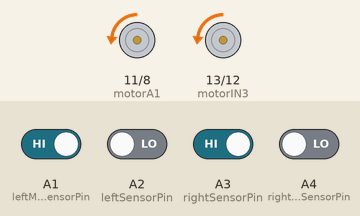
The sketch below on a simulated Arduino Uno, built with avr-gcc and run on an emulated ATmega328P. On the bench: motor-driver pin pairs drawn as motors (green arrow = first pin HIGH = forward, orange = second pin HIGH = backward, longer = more drive, scaled by the enable pin). The test bench sets the inputs (shaded band); at power-on: A1 (leftMostSensorPin), A3 (rightSensorPin) HIGH, A2 (leftSensorPin), A4 (rightMostSensorPin) LOW.

Above: at 1.2 s.
1.3 s: A2 (leftSensorPin) driven HIGH
At 2.4 s:
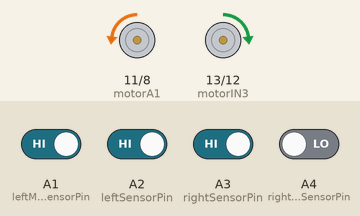
2.8 s: A2 (leftSensorPin) driven LOW
At 3.5 s:
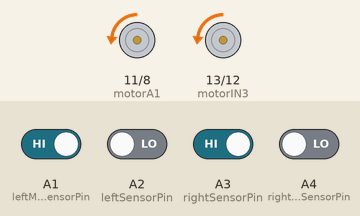
4.3 s: A4 (rightMostSensorPin) driven HIGH
At 4.7 s:
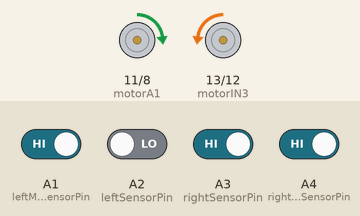
5.8 s: A4 (rightMostSensorPin) driven LOW
At 7.0 s:
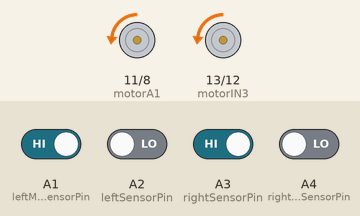
Timing chart, 0 to 8.3 s (numbered marks = the images above; inputs shaded):
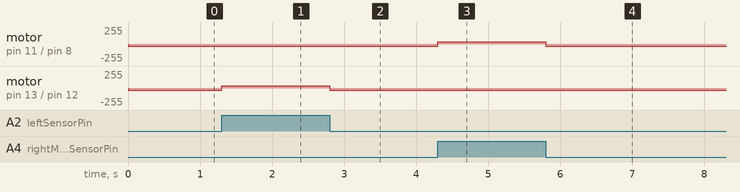

Measured:
- after the input at 1.3 s, motor on pin 13 (motorIN3) / pin 12 (motorIN4): backward 35/255 → forward 35/255 at once
- after the input at 2.8 s, motor on pin 13 (motorIN3) / pin 12 (motorIN4): forward 35/255 → backward 35/255 at once
- after the input at 4.3 s, motor on pin 11 (motorA1) / pin 8 (motorA2): backward 35/255 → forward 35/255 at once
- after the input at 5.8 s, motor on pin 11 (motorA1) / pin 8 (motorA2): forward 35/255 → backward 35/255 at once

The sketch:

ArduinoSelfDrivingCarCode20240730-1.ino
```cpp
const int leftMostSensorPin = A1;
const int leftSensorPin = A2;
const int rightSensorPin = A3;
const int rightMostSensorPin = A4;
const int V = 35;
const int speedNormal = V;
const int speedTurn = V;
const int motorENA = 9;
const int motorA1 = 11;
const int motorA2 = 8;
const int motorIN3 = 13;
const int motorIN4 = 12;
const int motorENB = 10;

void setup() {
  pinMode(leftMostSensorPin, INPUT);
  pinMode(leftSensorPin, INPUT);
  pinMode(rightSensorPin, INPUT);
  pinMode(rightMostSensorPin, INPUT);
  pinMode(motorENA, OUTPUT);
  pinMode(motorA1, OUTPUT);
  pinMode(motorA2, OUTPUT);
  pinMode(motorIN3, OUTPUT);
  pinMode(motorIN4, OUTPUT);
  pinMode(motorENB, OUTPUT);
  analogWrite(motorENA, speedNormal);
  analogWrite(motorENB, speedNormal);
}

void loop() {
  int leftMostSensorValue = digitalRead(leftMostSensorPin);
  int leftSensorValue = digitalRead(leftSensorPin);
  int rightSensorValue = digitalRead(rightSensorPin);
  int rightMostSensorValue = digitalRead(rightMostSensorPin);

  if ((leftMostSensorValue == 0 || leftSensorValue == 0) && (rightSensorValue != 0 && rightMostSensorValue != 0)) {
    turnRight();
  } else if ((rightSensorValue == 0 || rightMostSensorValue == 0) && (leftMostSensorValue != 0 && leftSensorValue != 0)) {
    turnLeft();
  } else {
    goStraight();
  }
}

void goStraight() {
  analogWrite(motorENA, speedNormal);
  analogWrite(motorENB, speedNormal);
  digitalWrite(motorA1, LOW);
  digitalWrite(motorA2, HIGH);
  digitalWrite(motorIN3, LOW);
  digitalWrite(motorIN4, HIGH);
}

void turnLeft() {
  analogWrite(motorENA, speedTurn);
  analogWrite(motorENB, speedTurn);
  digitalWrite(motorA1, LOW);
  digitalWrite(motorA2, HIGH);
  digitalWrite(motorIN3, HIGH);
  digitalWrite(motorIN4, LOW);
}

void turnRight() {
  analogWrite(motorENA, speedTurn);
  analogWrite(motorENB, speedTurn);
  digitalWrite(motorA1, HIGH);
  digitalWrite(motorA2, LOW);
  digitalWrite(motorIN3, LOW);
  digitalWrite(motorIN4, HIGH);
}
```
